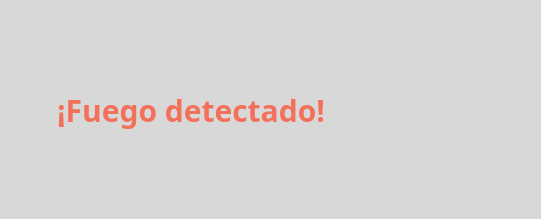
<?xml version="1.0" encoding="UTF-8"?>
<ui version="4.0">
 <class>Dialog</class>
 <widget class="QDialog" name="Dialog">
  <property name="windowModality">
   <enum>Qt::NonModal</enum>
  </property>
  <property name="geometry">
   <rect>
    <x>0</x>
    <y>0</y>
    <width>537</width>
    <height>215</height>
   </rect>
  </property>
  <property name="mouseTracking">
   <bool>false</bool>
  </property>
  <property name="acceptDrops">
   <bool>false</bool>
  </property>
  <property name="windowTitle">
   <string>RoniHernandez99/IoT_domotica </string>
  </property>
  <property name="windowIcon">
   <iconset>
    <normaloff>:/SISTEMA_CONTROL/IMAGENES/SISTEMA_CONTROL/IoT_domotica.png</normaloff>:/SISTEMA_CONTROL/IMAGENES/SISTEMA_CONTROL/IoT_domotica.png</iconset>
  </property>
  <property name="windowOpacity">
   <double>1.000000000000000</double>
  </property>
  <property name="autoFillBackground">
   <bool>false</bool>
  </property>
  <property name="styleSheet">
   <string notr="true">background-color: #d8d8d8;
</string>
  </property>
  <property name="windowFilePath">
   <string/>
  </property>
  <property name="inputMethodHints">
   <set>Qt::ImhNone</set>
  </property>
  <property name="sizeGripEnabled">
   <bool>false</bool>
  </property>
  <property name="modal">
   <bool>true</bool>
  </property>
  <layout class="QHBoxLayout" name="horizontalLayout_2">
   <item>
    <layout class="QHBoxLayout" name="horizontalLayout">
     <property name="leftMargin">
      <number>30</number>
     </property>
     <property name="topMargin">
      <number>30</number>
     </property>
     <property name="rightMargin">
      <number>30</number>
     </property>
     <property name="bottomMargin">
      <number>30</number>
     </property>
     <item>
      <widget class="QLabel" name="label_3">
       <property name="minimumSize">
        <size>
         <width>300</width>
         <height>70</height>
        </size>
       </property>
       <property name="font">
        <font>
         <family>TamilSangamMN</family>
         <pointsize>-1</pointsize>
         <weight>75</weight>
         <bold>true</bold>
        </font>
       </property>
       <property name="styleSheet">
        <string notr="true">  opacity: 0.99;
  font-family: TamilSangamMN;
  font-size: 30px;
  font-weight: bold;
  color: #f3705a;</string>
       </property>
       <property name="text">
        <string>¡Fuego detectado!</string>
       </property>
       <property name="alignment">
        <set>Qt::AlignCenter</set>
       </property>
      </widget>
     </item>
     <item>
      <widget class="QLabel" name="label">
       <property name="minimumSize">
        <size>
         <width>137</width>
         <height>137</height>
        </size>
       </property>
       <property name="maximumSize">
        <size>
         <width>350</width>
         <height>350</height>
        </size>
       </property>
       <property name="styleSheet">
        <string notr="true">border-image: url(:/SISTEMA_CONTROL/IMAGENES/SISTEMA_CONTROL/alertaFuego.png);</string>
       </property>
       <property name="text">
        <string/>
       </property>
      </widget>
     </item>
     <item>
      <widget class="QLabel" name="label_5">
       <property name="minimumSize">
        <size>
         <width>10</width>
         <height>0</height>
        </size>
       </property>
       <property name="text">
        <string/>
       </property>
      </widget>
     </item>
    </layout>
   </item>
  </layout>
 </widget>
 <resources>
  <include location="../../../IMAG.qrc"/>
 </resources>
 <connections/>
</ui>
